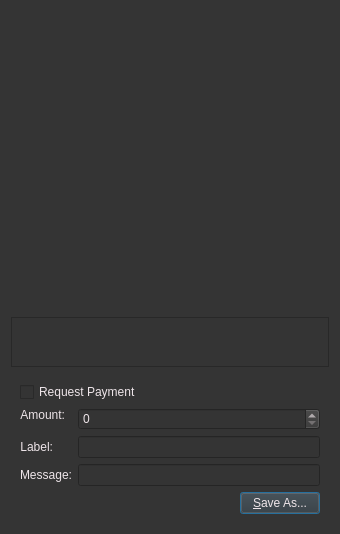
<?xml version="1.0" encoding="UTF-8"?>
<ui version="4.0">
 <class>QRCodeDialog</class>
 <widget class="QDialog" name="QRCodeDialog">
  <property name="geometry">
   <rect>
    <x>0</x>
    <y>0</y>
    <width>340</width>
    <height>530</height>
   </rect>
  </property>
  <property name="windowTitle">
   <string>QR Code Dialog</string>
  </property>
  <property name="styleSheet">
   <string notr="true">background:rgb(52,52,52);color:rgb(238,229,233);</string>
  </property>
  <layout class="QVBoxLayout" name="verticalLayout_3">
   <item>
    <widget class="QLabel" name="lblQRCode">
     <property name="sizePolicy">
      <sizepolicy hsizetype="Expanding" vsizetype="Expanding">
       <horstretch>0</horstretch>
       <verstretch>0</verstretch>
      </sizepolicy>
     </property>
     <property name="minimumSize">
      <size>
       <width>300</width>
       <height>300</height>
      </size>
     </property>
     <property name="textFormat">
      <enum>Qt::PlainText</enum>
     </property>
     <property name="alignment">
      <set>Qt::AlignCenter</set>
     </property>
     <property name="wordWrap">
      <bool>true</bool>
     </property>
    </widget>
   </item>
   <item>
    <widget class="QPlainTextEdit" name="outUri">
     <property name="sizePolicy">
      <sizepolicy hsizetype="Expanding" vsizetype="Minimum">
       <horstretch>0</horstretch>
       <verstretch>0</verstretch>
      </sizepolicy>
     </property>
     <property name="minimumSize">
      <size>
       <width>0</width>
       <height>50</height>
      </size>
     </property>
     <property name="tabChangesFocus">
      <bool>true</bool>
     </property>
     <property name="textInteractionFlags">
      <set>Qt::TextSelectableByKeyboard|Qt::TextSelectableByMouse</set>
     </property>
    </widget>
   </item>
   <item>
    <widget class="QWidget" name="widget" native="true">
     <layout class="QVBoxLayout" name="verticalLayout_2">
      <item>
       <widget class="QCheckBox" name="chkReqPayment">
        <property name="enabled">
         <bool>true</bool>
        </property>
        <property name="text">
         <string>Request Payment</string>
        </property>
       </widget>
      </item>
      <item>
       <layout class="QFormLayout" name="formLayout">
        <property name="fieldGrowthPolicy">
         <enum>QFormLayout::AllNonFixedFieldsGrow</enum>
        </property>
        <item row="1" column="0">
         <widget class="QLabel" name="lblLabel">
          <property name="text">
           <string>Label:</string>
          </property>
          <property name="textFormat">
           <enum>Qt::PlainText</enum>
          </property>
          <property name="alignment">
           <set>Qt::AlignRight|Qt::AlignTrailing|Qt::AlignVCenter</set>
          </property>
          <property name="buddy">
           <cstring>lnLabel</cstring>
          </property>
         </widget>
        </item>
        <item row="1" column="1">
         <widget class="QLineEdit" name="lnLabel"/>
        </item>
        <item row="2" column="0">
         <widget class="QLabel" name="lblMessage">
          <property name="text">
           <string>Message:</string>
          </property>
          <property name="textFormat">
           <enum>Qt::PlainText</enum>
          </property>
          <property name="alignment">
           <set>Qt::AlignRight|Qt::AlignTrailing|Qt::AlignVCenter</set>
          </property>
          <property name="buddy">
           <cstring>lnMessage</cstring>
          </property>
         </widget>
        </item>
        <item row="2" column="1">
         <widget class="QLineEdit" name="lnMessage"/>
        </item>
        <item row="0" column="0">
         <widget class="QLabel" name="lblAmount">
          <property name="sizePolicy">
           <sizepolicy hsizetype="Preferred" vsizetype="Maximum">
            <horstretch>0</horstretch>
            <verstretch>0</verstretch>
           </sizepolicy>
          </property>
          <property name="text">
           <string>Amount:</string>
          </property>
          <property name="textFormat">
           <enum>Qt::PlainText</enum>
          </property>
          <property name="alignment">
           <set>Qt::AlignRight|Qt::AlignTrailing|Qt::AlignVCenter</set>
          </property>
          <property name="buddy">
           <cstring>lnReqAmount</cstring>
          </property>
         </widget>
        </item>
        <item row="0" column="1">
         <widget class="BitcoinAmountField" name="lnReqAmount">
          <property name="enabled">
           <bool>false</bool>
          </property>
          <property name="minimumSize">
           <size>
            <width>80</width>
            <height>0</height>
           </size>
          </property>
         </widget>
        </item>
       </layout>
      </item>
      <item>
       <layout class="QHBoxLayout" name="horizontalLayout">
        <item>
         <spacer name="horizontalSpacer">
          <property name="orientation">
           <enum>Qt::Horizontal</enum>
          </property>
          <property name="sizeHint" stdset="0">
           <size>
            <width>40</width>
            <height>20</height>
           </size>
          </property>
         </spacer>
        </item>
        <item>
         <widget class="QPushButton" name="btnSaveAs">
          <property name="text">
           <string>&amp;Save As...</string>
          </property>
         </widget>
        </item>
       </layout>
      </item>
     </layout>
    </widget>
   </item>
  </layout>
 </widget>
 <customwidgets>
  <customwidget>
   <class>BitcoinAmountField</class>
   <extends>QSpinBox</extends>
   <header>bitcoinamountfield.h</header>
  </customwidget>
 </customwidgets>
 <resources/>
 <connections>
  <connection>
   <sender>chkReqPayment</sender>
   <signal>clicked(bool)</signal>
   <receiver>lnReqAmount</receiver>
   <slot>setEnabled(bool)</slot>
   <hints>
    <hint type="sourcelabel">
     <x>92</x>
     <y>285</y>
    </hint>
    <hint type="destinationlabel">
     <x>98</x>
     <y>311</y>
    </hint>
   </hints>
  </connection>
 </connections>
</ui>
